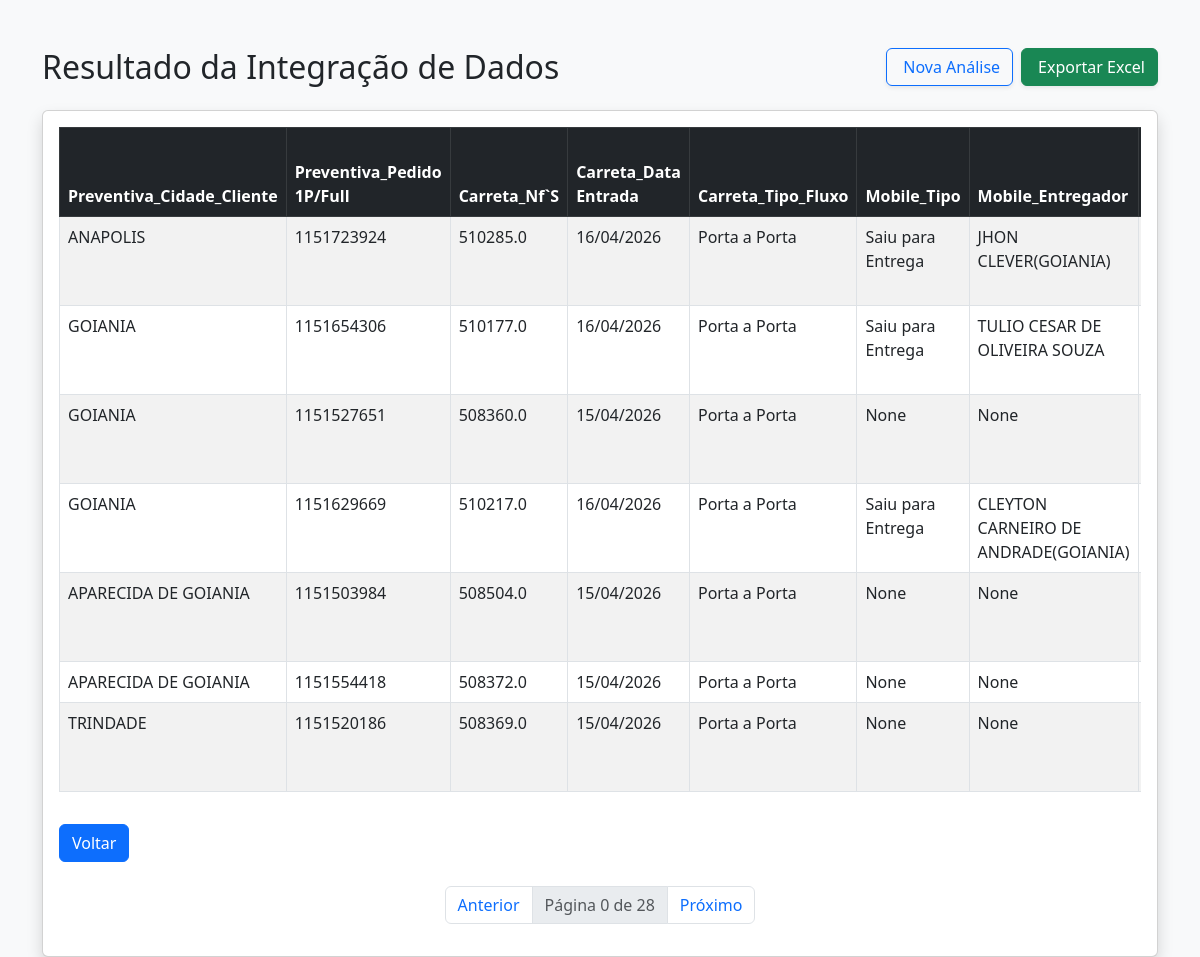
Screenshot of /analisar_dados?pagina=0 with the database file from the repository.
### tables this page shows
CREATE TABLE "analise_resultado" (
"Preventiva_Cidade_Cliente" TEXT,
  "Preventiva_Pedido 1P/Full" INTEGER,
  "Carreta_Nf`S" REAL,
  "Carreta_Data Entrada" TEXT,
  "Carreta_Tipo_Fluxo" TEXT,
  "Mobile_Tipo" TEXT,
  "Mobile_Entregador" TEXT,
  "Esl_Última Ocorrência/Observações" TEXT,
  "Esl_Pessoa/Nome" TEXT,
  "Esl_Última Ocorrência/Data Ocorrência" TEXT,
  "Bipe_Prod_Status_Deposito" TEXT,
  "Bipe_Notas_Ocorrencia" TEXT,
  "Chave_nf-e" TEXT
);

### app/routes.py (the view)
@rotas.route('/analisar_dados')
def analisar_dados():
    pagina = request.args.get('pagina', 1, type=int) #procura na Url o paramentro chamado 'pagina', se não existir, use o valor padrao 1 e converta para inteiro
    processar = request.args.get('processar', 'false') == 'true' #.get retorna uma string 'false' e logo em seguida e feita uma comparação de string 'false' é igual 'true'? não, então retorna o boleano False
    if processar:
        diretorio_raiz = current_app.config['DIRETORIO_RAIZ']
        caminho_script = os.path.join(diretorio_raiz, 'analise.py') # Corrigido o nome
        enconding_padro = locale.getpreferredencoding(False)
        subprocess.run(['python', caminho_script], capture_output=True, text=True, encoding=enconding_padro)
    itens_por_pg = 7
    lista_dados, total_itens = buscar_dados_paginados(pagina, itens_por_pg)
    total_paginas = (total_itens + itens_por_pg - 1) // itens_por_pg
    dados_formatados = {
        "Excel": lista_dados,
        "pagina_atual": pagina,
        "total_paginas": total_paginas
    }
    return render_template('tabela_resultado.html', dados=dados_formatados)

### app/database.py (called while the page is built)
def buscar_dados_paginados(pagina, itens_por_pagina=10): #o valor 10 é um valor padrão caso vc não passe nada
    conn = sqlite3.connect(DB_PATH)
    offset = (pagina - 1) * itens_por_pagina
    query = f"SELECT * FROM analise_resultado LIMIT {itens_por_pagina} OFFSET {offset}"
    df = pd.read_sql(query, conn) #executa uma query e transforma o resultado em um dataframe
    total_registros = conn.execute("SELECT COUNT(*) FROM analise_resultado").fetchone()[0]
    conn.close()
    return df.to_dict(orient='records'), total_registros

### app/templates/tabela_resultado.html (shortened to what this page needs)
<!DOCTYPE html>
<html lang="pt-br">
<head>
    <link href="https://cdn.jsdelivr.net/npm/bootstrap@5.3.0/dist/css/bootstrap.min.css" rel="stylesheet">
</head>
<body class="bg-light">
    <div class="container mt-5">
        <div class="d-flex flex-wrap align-items-center justify-content-between gap-3 mb-4">
            <h2 class="mb-0">Resultado da Integração de Dados</h2>
            <div class="d-flex gap-2">
                <a href="{{ url_for('rotas.deletar_arquivos') }}"
                    class="btn btn-outline-primary shadow-sm">
                     Nova Análise
                </a>
                <a href="{{ url_for('rotas.baixar_relatorio') }}"
                    class="btn btn-success shadow-sm">
                     Exportar Excel
                </a>
            </div>
        </div>
        <div class="card shadow">
            <div class="card-body">
                <div class="table-responsive">
                    <table class="table table-striped table-hover table-bordered">
                        <thead class="table-dark">
                            <tr>
                                {% if dados.Excel | length > 0 %}
                                {% for coluna in dados.Excel[0].keys() %}
                                <th>{{ coluna }}</th>
                                {% endfor %}
                                {% else %}
                                <th>Sem dados</th>
                                {% endif %}
                            </tr>
                        </thead>
                        <tbody>
                            {% for linha in dados.Excel %}
                            <tr>
                                {% for valor in linha.values() %}
                                <td>{{ valor }}</td>
                                {% endfor %}
                            </tr>
                            {% endfor %}
                        </tbody>
                    </table>
                </div>
                <a href="{{url_for('rotas.deletar_arquivos')}}" class="btn btn-primary mt-3">Voltar</a>
                <nav class="mt-4">
                    <ul class="pagination justify-content-center">
                        <li class="page-item {{ 'disabled' if dados.pagina_atual == 1 }}">
                            <a class="page-link"
                                href="{{ url_for('rotas.analisar_dados', pagina=dados.pagina_atual - 1) }}">Anterior</a>
                        </li>
                        <li class="page-item disabled">
                            <span class="page-link">Página {{ dados.pagina_atual }} de {{ dados.total_paginas }}</span>
                        </li>
                        <li class="page-item {{ 'disabled' if dados.pagina_atual == dados.total_paginas }}">
                            <a class="page-link"
                                href="{{ url_for('rotas.analisar_dados', pagina=dados.pagina_atual + 1) }}">Próximo</a>
                        </li>
                    </ul>
                </nav>
            </div>
        </div>
    </div>
</body>
</html>

### rows the page displays
analise_resultado: Preventiva_Cidade_Cliente "ANAPOLIS", values "1151723924" "510285.0", Carreta_Data Entrada "16/04/2026", Carreta_Tipo_Fluxo "Porta a Porta", Mobile_Tipo "Saiu para Entrega", Mobile_Entregador "JHON CLEVER(GOIANIA)"
analise_resultado: Preventiva_Cidade_Cliente "GOIANIA", values "1151654306" "510177.0", Carreta_Data Entrada "16/04/2026", Carreta_Tipo_Fluxo "Porta a Porta", Mobile_Tipo "Saiu para Entrega", Mobile_Entregador "TULIO CESAR DE OLIVEIRA SOUZA"
analise_resultado: Preventiva_Cidade_Cliente "GOIANIA", values "1151527651" "508360.0" "None" "None", Carreta_Data Entrada "15/04/2026", Carreta_Tipo_Fluxo "Porta a Porta"
analise_resultado: Preventiva_Cidade_Cliente "GOIANIA", values "1151629669" "510217.0", Carreta_Data Entrada "16/04/2026", Carreta_Tipo_Fluxo "Porta a Porta", Mobile_Tipo "Saiu para Entrega", Mobile_Entregador "CLEYTON CARNEIRO DE ANDRADE(GOIANIA)"
analise_resultado: Preventiva_Cidade_Cliente "APARECIDA DE GOIANIA", values "1151503984" "508504.0" "None" "None", Carreta_Data Entrada "15/04/2026", Carreta_Tipo_Fluxo "Porta a Porta"
analise_resultado: Preventiva_Cidade_Cliente "APARECIDA DE GOIANIA", values "1151554418" "508372.0" "None" "None", Carreta_Data Entrada "15/04/2026", Carreta_Tipo_Fluxo "Porta a Porta"
analise_resultado: Preventiva_Cidade_Cliente "TRINDADE", values "1151520186" "508369.0" "None" "None", Carreta_Data Entrada "15/04/2026", Carreta_Tipo_Fluxo "Porta a Porta"

### other values shown
{{ coluna }} "Preventiva_Cidade_Cliente" "Preventiva_Pedido 1P/Full" "Carreta_Nf`S" "Carreta_Data Entrada" "Carreta_Tipo_Fluxo" "Mobile_Tipo" "Mobile_Entregador"
{{ dados.pagina_atual }} "0"
{{ dados.total_paginas }} "28"
